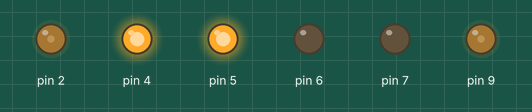
This sketch was run on a simulated Arduino Mega 2560, built with avr-gcc and run on an emulated ATmega2560. Parts: output pins drawn as LEDs (lit = HIGH).

Above: at 0.05 s.
At 9.95 s:
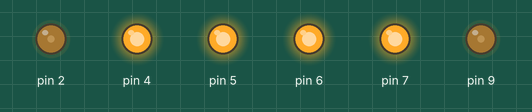
At 15.05 s:
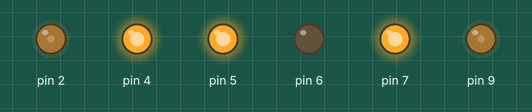
At 20.2 s:
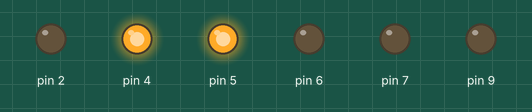
Timing chart, 0 to 32.2 s (numbered marks = the images above):
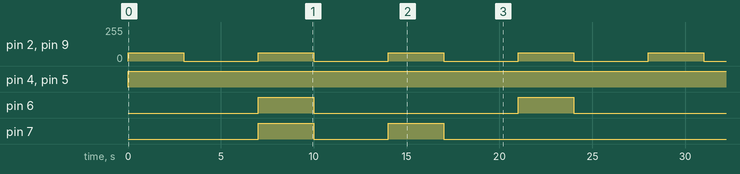

Measured:
- by itself, pin 2, pin 9: alternates 63/255 for 3.0 s and 0/255 for 4.0 s
- by itself, pin 4, pin 5: LOW → HIGH at 0.00 s
- by itself, pin 6: alternates HIGH for 3.0 s and LOW for 11.0 s
- by itself, pin 7: repeats every 28.0 s: LOW 4.0 s, HIGH 3.0 s, LOW 18.0 s, HIGH 3.0 s

The sketch:

main.ino
```cpp
/**
 *  Maze Robot Main File for Arduino Due
 */

#include "motor.h"

// Motor Control Pins
#define PWMR  2 // Motor Sleep
#define PWML  9
#define ENR   4 // Motor Enable
#define ENL   5
#define PHR   6 // Motor Direction
#define PHL   7

// Bump Sensors
#define BMPS0 42 // All the way Right
#define BMPS1 44
#define BMPS2 46
#define BMPS3 48
#define BMPS4 50
#define BMPS5 52 // All the way Left

// Distance Sensors
#define DISTR A0
#define DISTC A1
#define DISTL A2

// Motor Setup
Motor motor = Motor(PWML, PWMR, ENL, ENR, PHL, PHR);


void setup() {

  // Bump Sensors
  pinMode(BMPS0, INPUT);
  pinMode(BMPS1, INPUT);
  pinMode(BMPS2, INPUT);
  pinMode(BMPS3, INPUT);
  pinMode(BMPS4, INPUT);
  pinMode(BMPS5, INPUT);

}

void loop() {


  motor.forward(255/4, 255/4); // 10%
  delay(3000);
  motor.coast();
  delay(4000);

  motor.backward(255/4, 255/4); // 10%
  delay(3000);
  motor.coast();
  delay(4000);

  motor.turn_left(255/4, 255/4); // 10%
  delay(3000);
  motor.coast();
  delay(4000);

  motor.turn_right(255/4, 255/4); // 10%
  delay(3000);
  motor.coast();
  delay(4000);

  motor.brake();

}
```

motor.cpp
```cpp
/**
 * Motor.cpp
 */

#include "Arduino.h"
#include "motor.h"

Motor::Motor(char pwmL_pin, char pwmR_pin, char EnL_pin, char EnR_pin, char PhL_pin, char PhR_pin) {

  PwmL = pwmL_pin;
  PwmR = pwmR_pin;
  EnL = EnL_pin;
  EnR = EnR_pin;
  PhL = PhL_pin;
  PhR = PhR_pin;

  pinMode(PwmL, OUTPUT);
  pinMode(PwmR, OUTPUT);
  pinMode(EnL, OUTPUT);
  pinMode(EnR, OUTPUT);
  pinMode(PhL, OUTPUT);
  pinMode(PhR, OUTPUT);
}

void Motor::forward(unsigned int left_speed, unsigned int right_speed) {

  digitalWrite(EnL, HIGH);  // Forward/Backward & Coast
  digitalWrite(EnR, HIGH);  // Forward/Backward & Coast
  digitalWrite(PhL, LOW);   // Forward
  digitalWrite(PhR, LOW);   // Forward
  analogWrite(PwmL, left_speed);
  analogWrite(PwmR, right_speed);
}

void Motor::backward(unsigned int left_speed, unsigned int right_speed) {

  digitalWrite(EnL, HIGH);  // Forward/Backward & Coast
  digitalWrite(EnR, HIGH);  // Forward/Backward & Coast
  digitalWrite(PhL, HIGH);  // Reverse
  digitalWrite(PhR, HIGH);  // Reverse
  analogWrite(PwmL, left_speed);
  analogWrite(PwmR, right_speed);
}

void Motor::turn_left(unsigned int left_speed, unsigned int right_speed) {

  digitalWrite(EnL, HIGH);  // Forward/Backward & Coast
  digitalWrite(EnR, HIGH);  // Forward/Backward & Coast
  digitalWrite(PhL, HIGH);  // Reverse
  digitalWrite(PhR, LOW);   // Forward
  analogWrite(PwmL, left_speed);
  analogWrite(PwmR, right_speed);
}

void Motor::turn_right(unsigned int left_speed, unsigned int right_speed) {

  digitalWrite(EnL, HIGH);  // Forward/Backward & Coast
  digitalWrite(EnR, HIGH);  // Forward/Backward & Coast
  digitalWrite(PhL, LOW);   // Forward
  digitalWrite(PhR, HIGH);  // Backward
  analogWrite(PwmL, left_speed);
  analogWrite(PwmR, right_speed);
}


void Motor::coast(void) {

  digitalWrite(EnL, HIGH);  // Forward/Backward & Coast
  digitalWrite(EnR, HIGH);  // Forward/Backward & Coast
  digitalWrite(PhL, LOW);   // Forward
  digitalWrite(PhR, LOW);   // Forward
  analogWrite(PwmL, 0);
  analogWrite(PwmR, 0);
}

void Motor::brake(void) {

  digitalWrite(EnL, LOW);  // Forward/Backward & Coast
  digitalWrite(EnR, LOW);  // Forward/Backward & Coast
  analogWrite(PwmL, 255);
  analogWrite(PwmR, 255);
}

/* trivial destructor */
Motor::~Motor() {
}
```

motor.h
```cpp
/**
 * Motor.cpp
 */

#ifndef Motor_h
#define Motor_h

#include "Arduino.h"


class Motor {
  public:
    Motor(char pwmL_pin, char pwmR_pin, char EnL_pin, char EnR_pin, char PhL_pin, char PhR_pin);
    ~Motor(void);
    void forward(unsigned int left_speed, unsigned int right_speed);
    void backward(unsigned int left_speed, unsigned int right_speed);
    void turn_left(unsigned int left_speed, unsigned int right_speed);
    void turn_right(unsigned int left_speed, unsigned int right_speed);
    void coast(void);
    void brake(void);
  private:
    char PwmL, PwmR, EnL, EnR, PhL, PhR;
};

#endif
```
